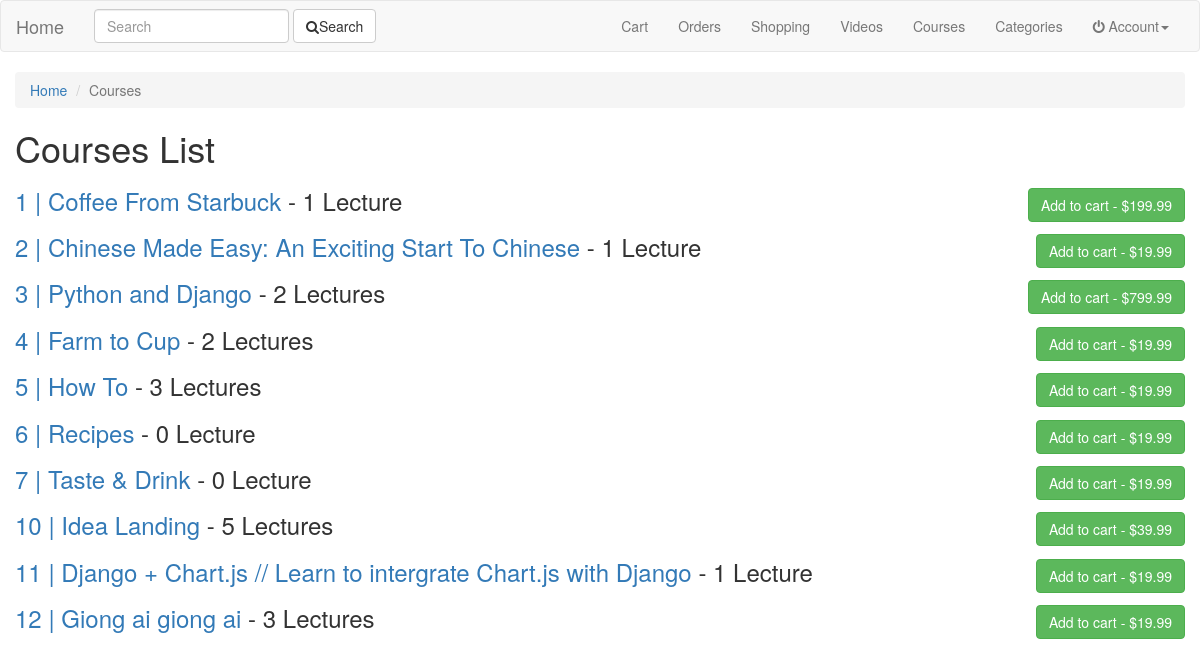
Page /courses/ on the committed database.
### courses/models.py (models this page shows, shortened)
class Course(models.Model):
	user 		= models.ForeignKey(settings.AUTH_USER_MODEL)
	title 		= models.CharField(max_length=120)
	slug 		= models.SlugField(blank=True)
	category 	= models.ForeignKey(Category, related_name="primary_category", null=True, blank=True)
	secondary 	= models.ManyToManyField(Category, related_name="secondary_category", blank=True)
	image 		= models.ImageField(
			upload_to=handle_upload,
			height_field='image_height',
			width_field='image_width',
			blank=True,null=True
		)
	image_height= models.IntegerField(blank=True,null=True)
	image_width	= models.IntegerField(blank=True,null=True)
	price		= models.DecimalField(decimal_places=2, max_digits=100)
	active 		= models.BooleanField(default=True)
	description = models.TextField()
	updated 	= models.DateTimeField(auto_now=True)
	timestamp 	= models.DateTimeField(auto_now_add=True)
	objects = CourseManager()
	def get_absolute_url(self):
		return reverse("courses:detail", kwargs={"slug": self.slug})

### courses/views.py (the view)
class CourseListView(ListView):
	def get_queryset(self):
		user = self.request.user
		qs = Course.objects.all()
		if user.is_authenticated():
			qs = qs.owned(user)
		return qs

### courses/models.py (called while the page is built)
	def active(self):
		return self.filter(active=True)

	def get_queryset(self):
		return CourseQuerySet(self.model, using=self._db)

	def all(self):
		return self.get_queryset().all().active()

### search/templatetags/search_form.py (called while the page is built)
@register.inclusion_tag("search/snippets/search_form.html")
def search_form(request, navbar=False):
	return {"request": request, "navbar": navbar}

### courses/templates/courses/course_list.html (shortened to what this page needs)
{% extends 'base.html' %} {% block title %} Courses List | {{ block.super }} {% endblock %} {% block content %}
<ol class="breadcrumb">
    <li><a href="{% url 'home' %}">Home</a></li>
    <li class="active">Courses</li>
</ol>
<h1>Courses List</h1> {% for course in object_list %}
<h3>
    <a href="{{ course.get_absolute_url }}">{{ course.id }} | {{ course.title }}</a> - {{ course.lecture_set.all.count }} {% if course.lecture_set.all.count > 1 %} Lectures {% else %} Lecture {% endif %}
    <span class="pull-right">
	<form action="{% url 'carts' %}" method="GET">
		{% if course.is_owner %}
	    <button class="btn btn-info">Owned</button>
	    {% else %}
	    <input type="submit" value="Add to cart - ${{ course.price }}" class="btn btn-success">
	    {% endif %}
	</form>
    </span>
</h3> {% endfor %} {% endblock %}

### rows in the picture
Course: id "1", title "Coffee From Starbuck", lecture_set.all.count "1", shows "Lecture", price "Add to cart - $199.99"
Course: id "2", title "Chinese Made Easy: An Exciting Start To Chinese", lecture_set.all.count "1", shows "Lecture", price "Add to cart - $19.99"
Course: id "3", title "Python and Django", lecture_set.all.count "2", shows "Lectures", price "Add to cart - $799.99"
Course: id "4", title "Farm to Cup", lecture_set.all.count "2", shows "Lectures", price "Add to cart - $19.99"
Course: id "5", title "How To", lecture_set.all.count "3", shows "Lectures", price "Add to cart - $19.99"
Course: id "6", title "Recipes", lecture_set.all.count "0", shows "Lecture", price "Add to cart - $19.99"
Course: id "7", title "Taste & Drink", lecture_set.all.count "0", shows "Lecture", price "Add to cart - $19.99"
Course: id "10", title "Idea Landing", lecture_set.all.count "5", shows "Lectures", price "Add to cart - $39.99"
Course: id "11", title "Django + Chart.js // Learn to intergrate Chart.js with Django", lecture_set.all.count "1", shows "Lecture", price "Add to cart - $19.99"
Course: id "12", title "Giong ai giong ai", lecture_set.all.count "3", shows "Lectures", price "Add to cart - $19.99"
